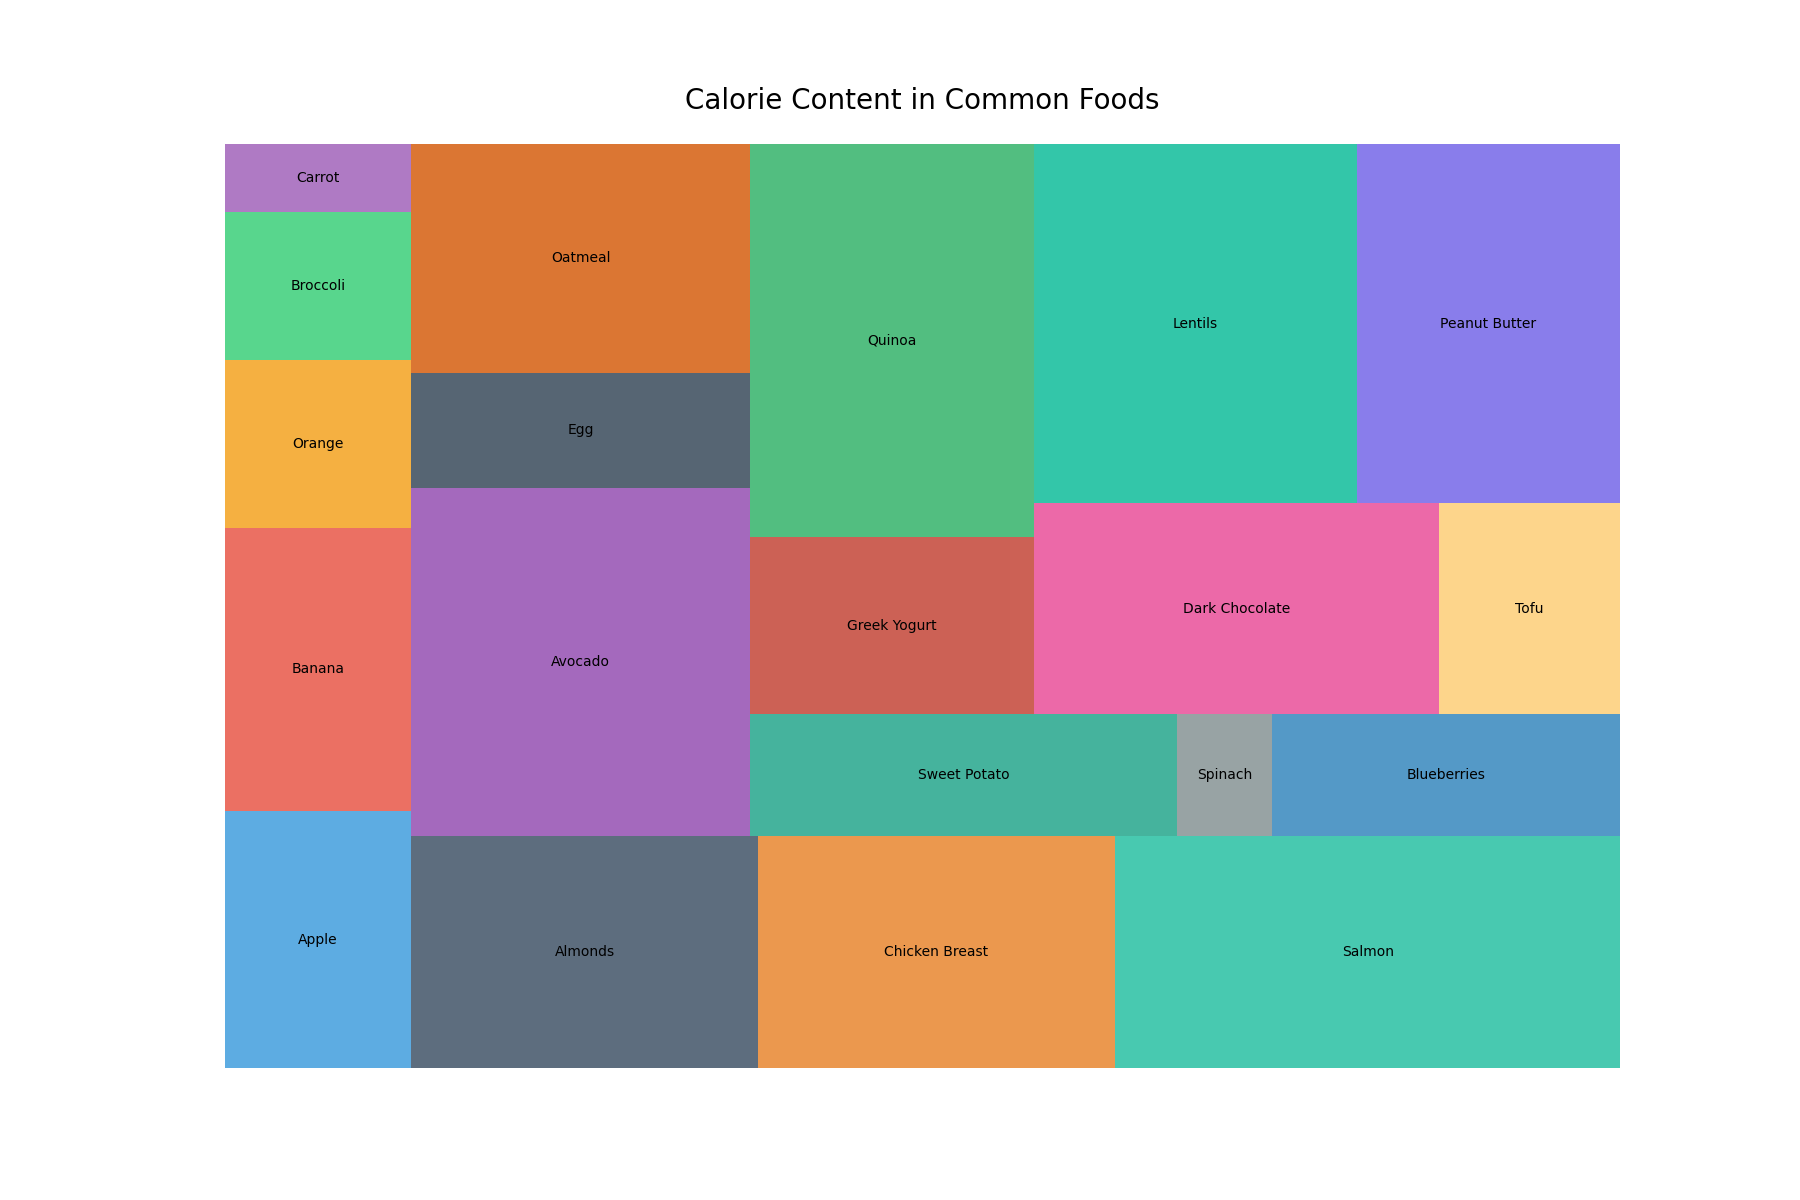

The script that drew this image:

import matplotlib.pyplot as plt
import pandas as pd
import squarify

# Data
data = {
    'Food Item': ["Apple", "Banana", "Orange", "Broccoli", "Carrot", "Almonds", "Chicken Breast", 
                  "Salmon", "Avocado", "Egg", "Oatmeal", "Sweet Potato", "Spinach", "Blueberries",
                  "Greek Yogurt", "Quinoa", "Dark Chocolate", "Tofu", "Lentils", "Peanut Butter"],
    'Calories': [95, 105, 62, 55, 25, 160, 165, 233, 234, 78, 154, 103, 23, 84, 100, 222, 170, 76, 230, 188]
}

# Create a DataFrame
df = pd.DataFrame(data)

# Plot
plt.figure(figsize=(18, 12))
colors = ["#3498db", "#e74c3c", "#f39c12", "#2ecc71", "#9b59b6", "#34495e", "#e67e22", "#1abc9c", "#8e44ad", "#2c3e50", "#d35400", "#16a085", "#7f8c8d", "#2980b9", "#c0392b", "#27ae60", "#e84393", "#fdcb6e", "#00b894", "#6c5ce7"]
squarify.plot(sizes=df['Calories'], label=df['Food Item'], alpha=0.8, color=colors)
plt.title('Calorie Content in Common Foods', fontsize=20, pad=25)
plt.axis('off')
plt.show()
